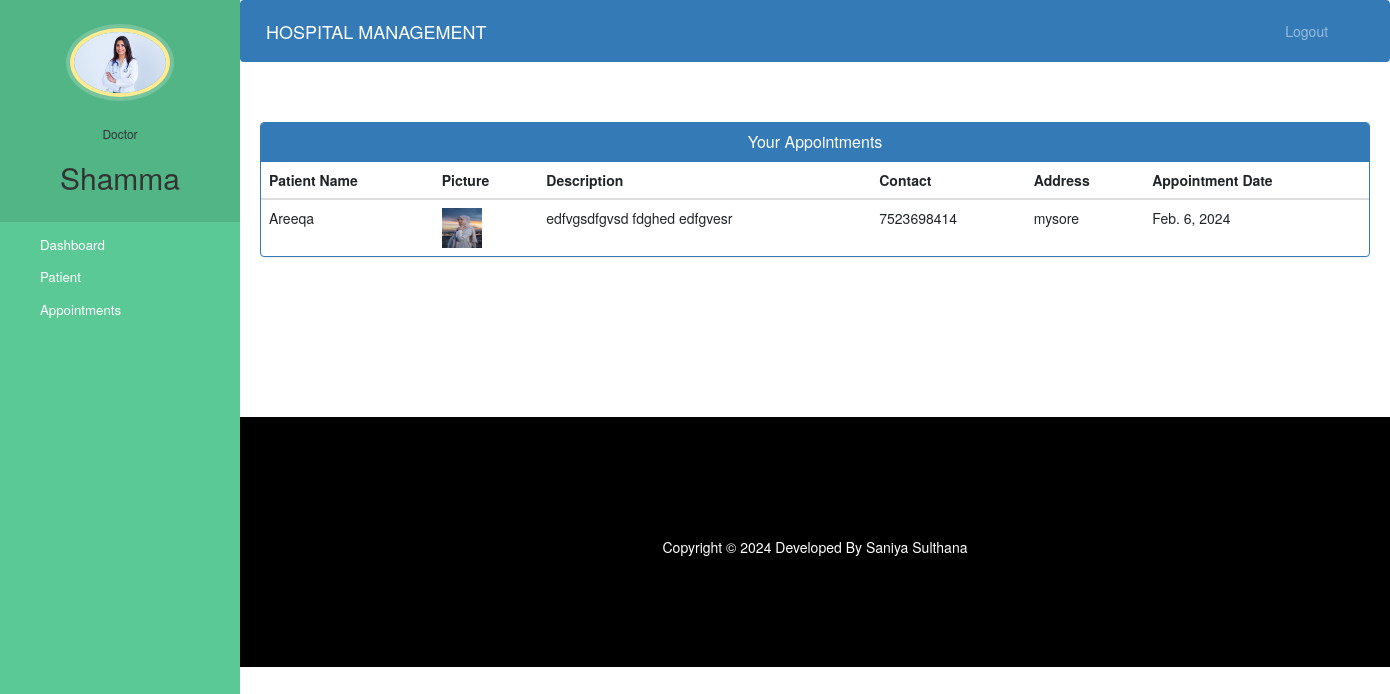
The page /doctor-view-appointment (signed in) on the database its author committed.
### hospital/models.py (models this page shows, shortened)
class Doctor(models.Model):
    user=models.OneToOneField(User,on_delete=models.CASCADE)
    profile_pic=models.ImageField(upload_to='profile_pic/DoctorProfilePic/',null=True,blank=True)
    address=models.CharField(max_length=40)
    mobile=models.CharField(max_length=20,null=True)
    department=models.CharField(max_length=50,choices=departments,default='Cardiologist')
    status=models.BooleanField(default=False)

class Appointment(models.Model):
    patientId=models.PositiveIntegerField(null=True)
    doctorId=models.PositiveIntegerField(null=True)
    patientName=models.CharField(max_length=40,null=True)
    doctorName=models.CharField(max_length=40,null=True)
    appointmentDate=models.DateField(auto_now=True)
    description=models.TextField(max_length=500)
    status=models.BooleanField(default=False)

class Patient(models.Model):
    user=models.OneToOneField(User,on_delete=models.CASCADE)
    profile_pic=models.ImageField(upload_to='profile_pic/PatientProfilePic/',null=True,blank=True)
    address=models.CharField(max_length=40)
    mobile=models.CharField(max_length=20,null=True)
    symptoms=models.CharField(max_length=100,null=False)
    assignedDoctorId=models.PositiveIntegerField(null=True)
    admitDate=models.DateField(auto_now=True)
    status=models.BooleanField(default=False)

### hospital/views.py (the view)
# urls.py: path('doctor-view-appointment',views.doctor_view_appointment_view,name='doctor-view-appointment'),
@login_required(login_url='doctorlogin')
@user_passes_test(is_doctor)
def doctor_view_appointment_view(request):
    doctor=models.Doctor.objects.get(user_id=request.user.id) #for profile picture of doctor in sidebar
    appointments=models.Appointment.objects.all().filter(status=True,doctorId=request.user.id)
    patientid=[]
    for a in appointments:
        patientid.append(a.patientId)
    patients=models.Patient.objects.all().filter(status=True,user_id__in=patientid)
    appointments=zip(appointments,patients)
    return render(request,'hospital/doctor_view_appointment.html',{'appointments':appointments,'doctor':doctor})

### hospital/views.py (called while the page is built)
def is_doctor(user):
    return user.groups.filter(name='DOCTOR').exists()

### templates/hospital/doctor_view_appointment.html (shortened to what this page needs)
{% extends 'hospital/doctor_base.html' %}
{% block content %}
{%load static%}
<head>
  <link href="//netdna.bootstrapcdn.com/bootstrap/3.0.0/css/bootstrap.min.css" rel="stylesheet" id="bootstrap-css">
</head>
<div class="container">
  <div class="panel panel-primary">
    <div class="panel-heading">
      <h6 class="panel-title">Your Appointments</h6>
    </div>
    <table class="table table-hover" id="dev-table">
      <thead>
        <tr>
          <th>Patient Name</th>
          <th>Picture</th>
          <th>Description</th>
          <th>Contact</th>
          <th>Address</th>
          <th>Appointment Date</th>
        </tr>
      </thead>
      {% for a,p in appointments %}
      <tr>
        <td>{{a.patientName}}</td>
        <td> <img src="{% static p.profile_pic.url %}" alt="Profile Pic" height="40px" width="40px" /></td>
        <td>{{a.description}}</td>
        <td>{{p.mobile}}</td>
        <td>{{p.address}}</td>
        <td>{{a.appointmentDate}}</td>
      </tr>
      {% endfor %}
    </table>
  </div>
</div>
{% endblock content %}

### templates/hospital/doctor_base.html (shortened to what this page needs)
<!DOCTYPE html>
{% load static %}
<html lang="en">
<head>
  <link rel="stylesheet" href="https://stackpath.bootstrapcdn.com/bootstrap/4.3.1/css/bootstrap.min.css">
  <link rel="stylesheet" href="https://maxcdn.bootstrapcdn.com/font-awesome/4.7.0/css/font-awesome.min.css">
</head>
<body>
  <nav class="menu" tabindex="0">
    <header class="avatar">
      <img src="{% static doctor.profile_pic.url %}" alt="Profile Pic" />
      <br><br>
      <h6>Doctor</h6>
      <h2>{{request.user.first_name}}</h2>
    </header>
    <ul>
      <li tabindex="0" class="icon-dashboard"> <a style="color:white; text-decoration:none;" href="/doctor-dashboard"><span>Dashboard</span></a> </li>
      <li tabindex="0" class="icon-users"> <a style="color:white; text-decoration:none;" href="/doctor-patient"><span>Patient</span></a></li>
      <li tabindex="0" class="icon-calendar"> <a style="color:white; text-decoration:none;" href="/doctor-appointment"><span>Appointments</span></a></li>
    </ul>
  </nav>
  <main>
    <div class="bs-example">
      <nav class="navbar navbar-expand-md  navbar-dark fixed-top" style="background:#337AB7;">
        <a href="/doctor-dashboard" class="navbar-brand">HOSPITAL MANAGEMENT</a>
        <div class="collapse navbar-collapse justify-content-between" id="navbarCollapse">
          <div class="navbar-nav" style=" margin-left: 90%;">
            <a href="/logout" class="nav-item nav-link">Logout</a>
          </div>
        </div>
      </nav>
    </div>
    <br><br>
    {% block content %}
    {% endblock content %}
    <br><br><br><br><br><br><br>
    <footer>
      <br>
      <div class="container">
        <div class="row">
          <div class="col-md-12 col-sm-12">
            <div style="color:#ffffff;" class="wow fadeInUp footer-copyright">
              <p>
                Copyright &copy; 2024 Developed By Saniya Sulthana </p>
            </div>
          </div>
        </div>
      </div>
    </footer>
  </main>
</body>
</html>

### templates/hospital/doctor_base.html (style rules this page uses)
a:link { text-decoration: none; }
a { color: white; }
footer { padding: 0px 0px 0px 0px; background-color: black; margin: 0px; }
p { text-align: center; }
body { padding-left: 240px; }
main { position: relative; height: 100vh; }
.menu { background: #5bc995; height: 100vh; width: 240px; position: fixed; top: 0px; left: 0; z-index: 5; outline: none; }
.menu .avatar { background: rgba(0, 0, 0, 0.1); padding: 2em 0.5em; text-align: center; }
.menu .avatar img { width: 100px; border-radius: 50%; overflow: hidden; border: 4px solid #ffea92; box-shadow: 0 0 0 4px rgba(255, 255, 255, 0.2); }
.menu .avatar h2 { font-weight: normal; margin-bottom: 0; }
.menu ul { list-style: none; padding: 0.5em 0; margin: 0; }
.menu ul li { padding: 0.5em 1em 0.5em 3em; font-size: 0.95em; font-weight: regular; background-repeat: no-repeat; background-position: left 15px center; background-size: auto 20px; transition: all 0.15s linear; cursor: pointer; }
.menu ul li.icon-dashboard { background-image: url("http://www.entypo.com/images//gauge.svg"); }
.menu ul li.icon-users { background-image: url("http://www.entypo.com/images//users.svg"); }
.menu ul li.icon-calendar { background-image: url("http://www.entypo.com/images//calendar.svg"); }

### templates/hospital/doctor_view_appointment.html (style rules this page uses)
a:link { text-decoration: none; }
h6 { text-align: center; }
.row { margin: 100px; }

### rows shown on the page
Doctor: profile_pic (picture)
Appointment: patientName "Areeqa", profile_pic (picture), description "edfvgsdfgvsd fdghed edfgvesr", mobile "7523698414", address "mysore", appointmentDate "Feb. 6, 2024"

### other values the page prints
{{ request.user.first_name }} "Shamma"
